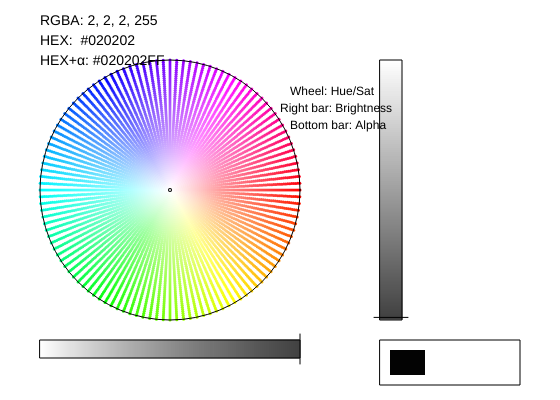
Frame 1 (no input)
Frame 60 (no input): identical to frame 1, image omitted
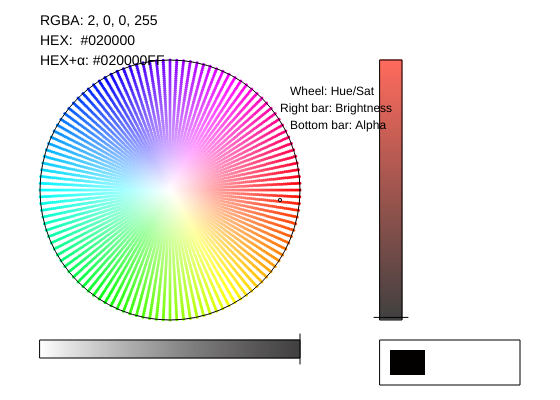
Frame 120 (the mouse pressed at the canvas centre since frame 60)

The p5.js sketch that drew these frames (run headless with seeded random() and noise() and a simulated clock; from frame 60 on, the mouse is pressed at the canvas centre):

// p5.js sketch
// ── sketch.js
/*
Color Wheel Picker 
Use:
- Drag inside the wheel to pick hue + saturation
- Drag the vertical bar to change brightness
- Drag the bottom bar to change alpha
*/

let cx = 170, cy = 190, R = 130;
let h = 0, s = 0, b = 1, a = 255;

let dragWheel = false, dragB = false, dragA = false;

function setup() {
  createCanvas(560, 400);
  colorMode(HSB, 360, 100, 100, 255);
  noStroke();
}

function draw() {
  background(255);

  // wheel (simple rings)
  for (let r = R; r > 0; r -= 2) {
    let sat = map(r, 0, R, 0, 100);
    for (let ang = 0; ang < 360; ang += 3) {
      fill(ang, sat, 100, 255);
      let x = cx + cos(radians(ang)) * r;
      let y = cy + sin(radians(ang)) * r;
      circle(x, y, 3);
    }
  }
  stroke(0); noFill(); circle(cx, cy, R * 2); noStroke();

  // brightness bar (right)
  let bx = 380, by = 60, bw = 22, bh = 260;
  for (let y = 0; y < bh; y++) {
    let bb = map(y, 0, bh - 1, 100, 0);
    stroke(h, s, bb, 255);
    line(bx, by + y, bx + bw, by + y);
  }
  noStroke();
  stroke(0); noFill(); rect(bx, by, bw, bh); noStroke();
  let bKnobY = by + map(b, 100, 0, 0, bh);
  stroke(0); line(bx - 6, bKnobY, bx + bw + 6, bKnobY); noStroke();

  // alpha bar (bottom)
  let ax = 40, ay = 340, aw = 260, ah = 18;
  // checker
  for (let x = 0; x < aw; x += 10) {
    for (let y = 0; y < ah; y += 9) {
      fill(((x / 10 + y / 9) % 2) ? 235 : 200);
      rect(ax + x, ay + y, 10, 9);
    }
  }
  // alpha overlay
  for (let x = 0; x < aw; x++) {
    let aa = map(x, 0, aw - 1, 0, 255);
    stroke(h, s, b, aa);
    line(ax + x, ay, ax + x, ay + ah);
  }
  noStroke();
  stroke(0); noFill(); rect(ax, ay, aw, ah); noStroke();
  let aKnobX = ax + map(a, 0, 255, 0, aw);
  stroke(0); line(aKnobX, ay - 6, aKnobX, ay + ah + 6); noStroke();

  // selected color + output (ALWAYS BLACK TEXT)
  let c = color(h, s, b, a);
  fill(255); stroke(0); rect(380, 340, 140, 45);
  noStroke(); fill(c); rect(390, 350, 35, 25);

  let rgba = hsbaToRgba(h, s, b, a);
  let hex = rgbToHex(rgba.r, rgba.g, rgba.b);
  let hexA = rgbToHexA(rgba.r, rgba.g, rgba.b, rgba.a);

  fill(0);
  textSize(14);
  text(`RGBA: ${rgba.r}, ${rgba.g}, ${rgba.b}, ${rgba.a}`, 40, 25);
  text(`HEX:  ${hex}`, 40, 45);
  text(`HEX+α: ${hexA}`, 40, 65);

  textSize(12);
  text("Wheel: Hue/Sat", 290, 95);
  text("Right bar: Brightness", 280, 112);
  text("Bottom bar: Alpha", 290, 129);

  // marker on wheel
  let mx = cx + cos(radians(h)) * map(s, 0, 100, 0, R);
  let my = cy + sin(radians(h)) * map(s, 0, 100, 0, R);
  stroke(0); strokeWeight(4); point(mx, my);
  stroke(255); strokeWeight(2); point(mx, my);
  strokeWeight(1); noStroke();
}

function mousePressed() {
  dragWheel = dist(mouseX, mouseY, cx, cy) <= R;

  let bx = 380, by = 60, bw = 22, bh = 260;
  dragB = mouseX >= bx && mouseX <= bx + bw && mouseY >= by && mouseY <= by + bh;

  let ax = 40, ay = 340, aw = 260, ah = 18;
  dragA = mouseX >= ax && mouseX <= ax + aw && mouseY >= ay && mouseY <= ay + ah;

  updatePick();
}

function mouseDragged() { updatePick(); }
function mouseReleased() { dragWheel = dragB = dragA = false; }

function updatePick() {
  if (dragWheel) {
    let dx = mouseX - cx, dy = mouseY - cy;
    h = (degrees(atan2(dy, dx)) + 360) % 360;
    s = constrain(map(sqrt(dx * dx + dy * dy), 0, R, 0, 100), 0, 100);
  }
  if (dragB) {
    let by = 60, bh = 260;
    b = constrain(map(mouseY, by, by + bh, 100, 0), 0, 100);
  }
  if (dragA) {
    let ax = 40, aw = 260;
    a = floor(constrain(map(mouseX, ax, ax + aw, 0, 255), 0, 255));
  }
}

// convert HSBA -> RGBA (0..255) for readout/hex
function hsbaToRgba(h, s, v, a) {
  s /= 100; v /= 100;
  let c = v * s;
  let x = c * (1 - abs(((h / 60) % 2) - 1));
  let m = v - c;

  let rp = 0, gp = 0, bp = 0;
  if (h < 60)      { rp = c; gp = x; bp = 0; }
  else if (h < 120){ rp = x; gp = c; bp = 0; }
  else if (h < 180){ rp = 0; gp = c; bp = x; }
  else if (h < 240){ rp = 0; gp = x; bp = c; }
  else if (h < 300){ rp = x; gp = 0; bp = c; }
  else             { rp = c; gp = 0; bp = x; }

  return {
    r: floor((rp + m) * 255),
    g: floor((gp + m) * 255),
    b: floor((bp + m) * 255),
    a: floor(a)
  };
}

function toHex2(n) {
  let s = n.toString(16).toUpperCase();
  return s.length === 1 ? "0" + s : s;
}
function rgbToHex(r, g, b) {
  return "#" + toHex2(r) + toHex2(g) + toHex2(b);
}
function rgbToHexA(r, g, b, a) {
  return "#" + toHex2(r) + toHex2(g) + toHex2(b) + toHex2(a);
}
